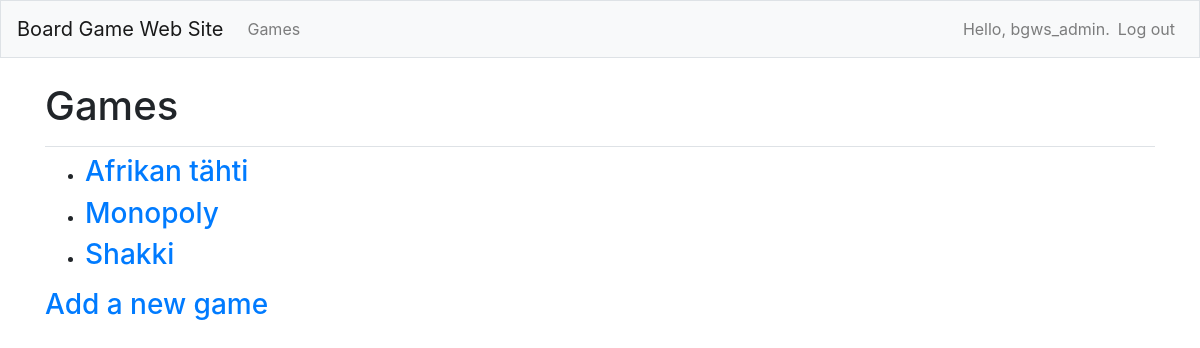
Screenshot of /games/ (signed in) with the database file from the repository.
### board_game_web_sites/models.py (models this page shows)
class Board_game(models.Model) :
    name = models.CharField(max_length=100)
    description = models.CharField(max_length=1000, null=True)
    date_added = models.DateTimeField(auto_now_add=True)
    date_modified = models.DateTimeField(auto_now=True)
    owner = models.ForeignKey(User, on_delete=models.CASCADE)
    def __str__(self):
        return self.name

### board_game_web_sites/views.py (the view)
# urls.py: path('games/', views.games, name='games'),
@login_required
def games(request):
    games = Board_game.objects.order_by('date_added')
    context = {'games':games}
    return render(request, 'board_game_web_sites/board_games.html', context)

### board_game_web_sites/templates/board_game_web_sites/board_games.html
{% extends "board_game_web_sites/base.html" %}
{% block page_header %}
  <h1>Games</h1>
{% endblock page_header %}
{% block content %}
  <ul>
    {% for game in games %}
      <li><h3>
        <a href="{% url 'board_game_web_sites:game' game.id %}">{{ game }}</a>
      </h3></li>
    {% empty %}
      <li><h3>No games have been added yet.</h3></li>
    {% endfor %}
  </ul>
  <h3><a href="{% url 'board_game_web_sites:new_game' %}">Add a new game</a></h3>
{% endblock content %}

### board_game_web_sites/templates/board_game_web_sites/base.html (shortened to what this page needs)
{% load bootstrap4 %}
<!DOCTYPE html>
<html lang="en">
<head>
  {% bootstrap_css %}
</head>
<body>
  <nav class="navbar navbar-expand-md navbar-light bg-light mb-4 border">
      <a class="navbar-brand" href="{% url 'board_game_web_sites:index' %}">
        Board Game Web Site</a>
      <div class="collapse navbar-collapse" id="navbarCollapse">
        <ul class="navbar-nav mr-auto">
          <li class="nav-item">
          <a class="nav-link" href="{% url 'board_game_web_sites:games' %}">Games</a></li>
        </ul>
        <ul class="nav navbar-nav ml-auto">
          {% if user.is_authenticated %}
          <li class="nav-item">
            <span class="navbar-text"}>Hello, {{ user.username }}.</span>
          </li>
          <li class="nav-item">
            <a class="nav-link" href="{% url 'users:logout' %}">Log out</a>
          </li>
          {% else %}
          <li class="nav-item">
            <a class="nav-link" href="{% url 'users:register' %}">Register</a>
          </li>
          <li class="nav-item">
            <a class="nav-link" href="{% url 'users:login' %}">Log in</a></li>
          {% endif %}
        </ul>
      </div>
    </nav>
  <main role="main" class="container">
    <div class="pb-2 mb-2 border-bottom">
    {% block page_header %}{% endblock page_header %}
  </div>
    <div>
      {% block content %}{% endblock content %}
    </div>
  </main>
</body>
</html>

### rows the page displays
Board_game: name "Afrikan tähti"
Board_game: name "Monopoly"
Board_game: name "Shakki"

### other values shown
{{ user.username }} "bgws_admin"
